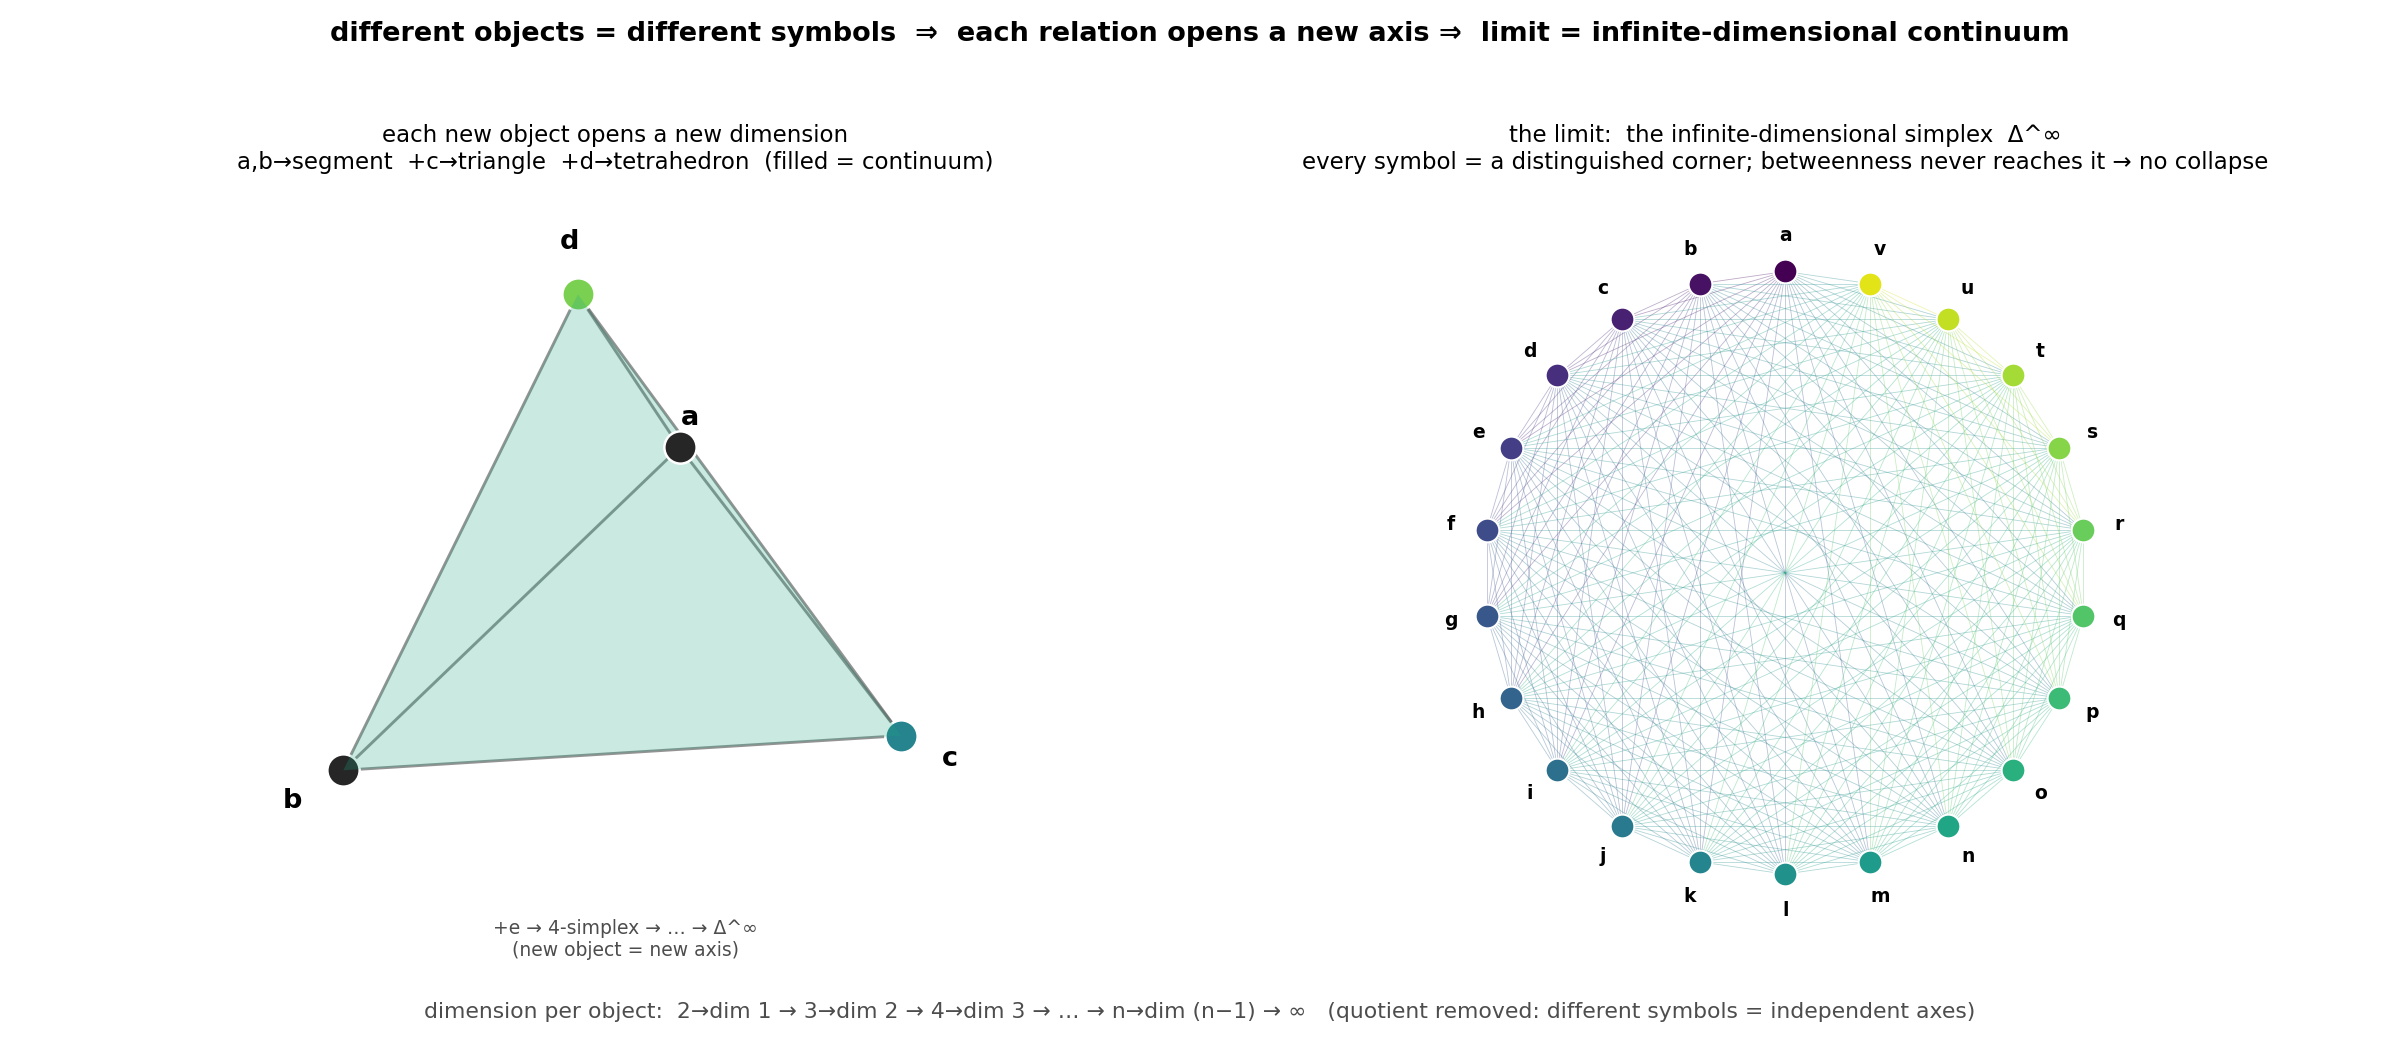

Source code (Python):
"""Dimension-raising reading of the relation construction.

Mingu Jeong's first line is the hard constraint: "different objects are
different symbols."  Read literally (freely), a new relation-object is NOT
expressible as any combination of existing ones — it opens a NEW direction.

The midpoint reading violated this: c = (a+b)/2 identifies c with a real
combination of a,b, a quotient on the symbols.  Enough such relations collapse
the "between" into one homogeneous blob (structurally a point — the degenerate
limit).  Removing the quotient is the whole correction:

    relation(x,y) is NOT between x,y; it opens a fresh orthogonal axis, and the
    relation fills the simplex {x, y, relation(x,y)} (convex hull = continuum).

Then dimension grows with every object:
    a,b           -> 1-simplex (segment),    dim 1
    + c           -> 2-simplex (triangle),   dim 2
    + d           -> 3-simplex (tetrahedron),dim 3
    ...
    n objects     -> (n-1)-simplex
    limit n->inf  -> the infinite-dimensional simplex  Δ^∞,
                     an infinite-dimensional contractible continuum.

Crucially the vertices stay DISTINGUISHED: each free generator is a corner that
no convex combination of the others ever reaches, so distinctions survive the
limit -- it does not collapse to a point.  (213: the corners are the free
symbols; betweenness never reaches them, cf. object1_not_surjective.)

Run:  python3 research-notes/geometric/dimension_growth.py
"""

import numpy as np
import matplotlib.pyplot as plt
from itertools import combinations
from mpl_toolkits.mplot3d.art3d import Poly3DCollection


# ----------------------------------------------------------------------------
# Panel 1 — the dimension ladder: each object opens a new axis (3D up to dim 3)
# ----------------------------------------------------------------------------
def draw_ladder(ax):
    # regular tetrahedron: a,b (segment) -> +c (triangle) -> +d (tetrahedron)
    V = {
        "a": np.array([1.0, 1.0, 1.0]),
        "b": np.array([1.0, -1.0, -1.0]),
        "c": np.array([-1.0, 1.0, -1.0]),
        "d": np.array([-1.0, -1.0, 1.0]),
    }
    cmap = plt.get_cmap("viridis")
    cols = {"a": "0.15", "b": "0.15", "c": cmap(0.45), "d": cmap(0.8)}

    # filled faces of the tetrahedron (the simplices being filled in)
    faces = [("a", "b", "c"), ("a", "b", "d"), ("a", "c", "d"), ("b", "c", "d")]
    poly = Poly3DCollection(
        [[V[u] for u in f] for f in faces],
        alpha=0.13, facecolor=cmap(0.6), edgecolor="none")
    ax.add_collection3d(poly)

    # all edges = relations
    for u, w in combinations(V, 2):
        p, q = V[u], V[w]
        ax.plot(*zip(p, q), color="0.4", lw=1.4, alpha=0.7)

    for name, p in V.items():
        ax.scatter(*p, s=240, color=cols[name], edgecolors="white",
                   linewidths=1.2, depthshade=False)
        ax.text(*(p * 1.18), name, fontsize=13, fontweight="bold", ha="center")

    # the next object (e) gestured into the 4th dimension
    ax.text(0, 0, -2.1, "+e → 4-simplex → … → Δ^∞\n(new object = new axis)",
            fontsize=9, ha="center", color="0.3")

    ax.set_title("each new object opens a new dimension\n"
                 "a,b→segment  +c→triangle  +d→tetrahedron  (filled = continuum)",
                 fontsize=11)
    ax.set_box_aspect((1, 1, 1))
    ax.set_axis_off()
    ax.view_init(elev=18, azim=35)


# ----------------------------------------------------------------------------
# Panel 2 — the limit object: the infinite-dimensional simplex Δ^∞
# ----------------------------------------------------------------------------
def draw_infinite_simplex(ax, n=22):
    th = np.linspace(0, 2 * np.pi, n, endpoint=False) + np.pi / 2
    P = np.column_stack([np.cos(th), np.sin(th)])
    cmap = plt.get_cmap("viridis")

    # every pair is a relation -> the complete 1-skeleton of the n-1 simplex
    for i, j in combinations(range(n), 2):
        ax.plot([P[i, 0], P[j, 0]], [P[i, 1], P[j, 1]],
                color=cmap((i + j) / (2 * n)), lw=0.4, alpha=0.35, zorder=1)
    for i in range(n):
        ax.scatter(*P[i], s=130, color=cmap(i / n), edgecolors="white",
                   linewidths=1.0, zorder=3)
    labels = "abcdefghijklmnopqrstuvwxyz"
    for i in range(min(n, len(labels))):
        ax.text(P[i, 0] * 1.12, P[i, 1] * 1.12, labels[i], ha="center",
                va="center", fontsize=9, fontweight="bold")

    ax.set_title(
        "the limit:  the infinite-dimensional simplex  Δ^∞\n"
        "every symbol = a distinguished corner; betweenness never reaches it → no collapse",
        fontsize=11)
    ax.set_aspect("equal")
    ax.set_xlim(-1.3, 1.3)
    ax.set_ylim(-1.3, 1.3)
    ax.axis("off")


def main():
    fig = plt.figure(figsize=(16, 7))
    fig.patch.set_facecolor("white")
    ax1 = fig.add_subplot(1, 2, 1, projection="3d")
    ax2 = fig.add_subplot(1, 2, 2)
    draw_ladder(ax1)
    draw_infinite_simplex(ax2)

    fig.text(0.5, 0.03,
             "dimension per object:  2→dim 1 → 3→dim 2 → 4→dim 3 → … → n→dim (n−1) → ∞   "
             "(quotient removed: different symbols = independent axes)",
             ha="center", fontsize=10.5, color="0.3")
    fig.suptitle(
        "different objects = different symbols  ⇒  each relation opens a new axis "
        "⇒  limit = infinite-dimensional continuum",
        fontsize=13, fontweight="bold")
    fig.tight_layout(rect=[0, 0.06, 1, 0.95])
    out = "research-notes/geometric/dimension_growth.png"
    fig.savefig(out, dpi=150, facecolor="white")
    print("wrote", out)


if __name__ == "__main__":
    main()
